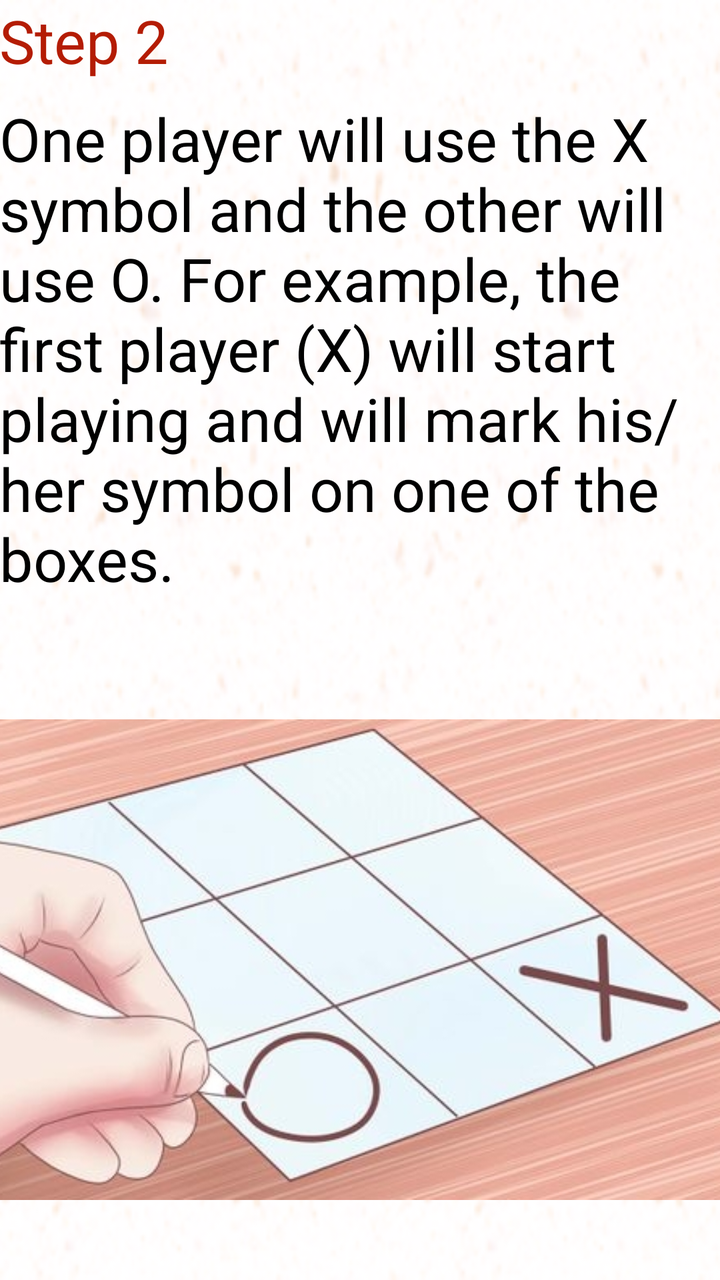
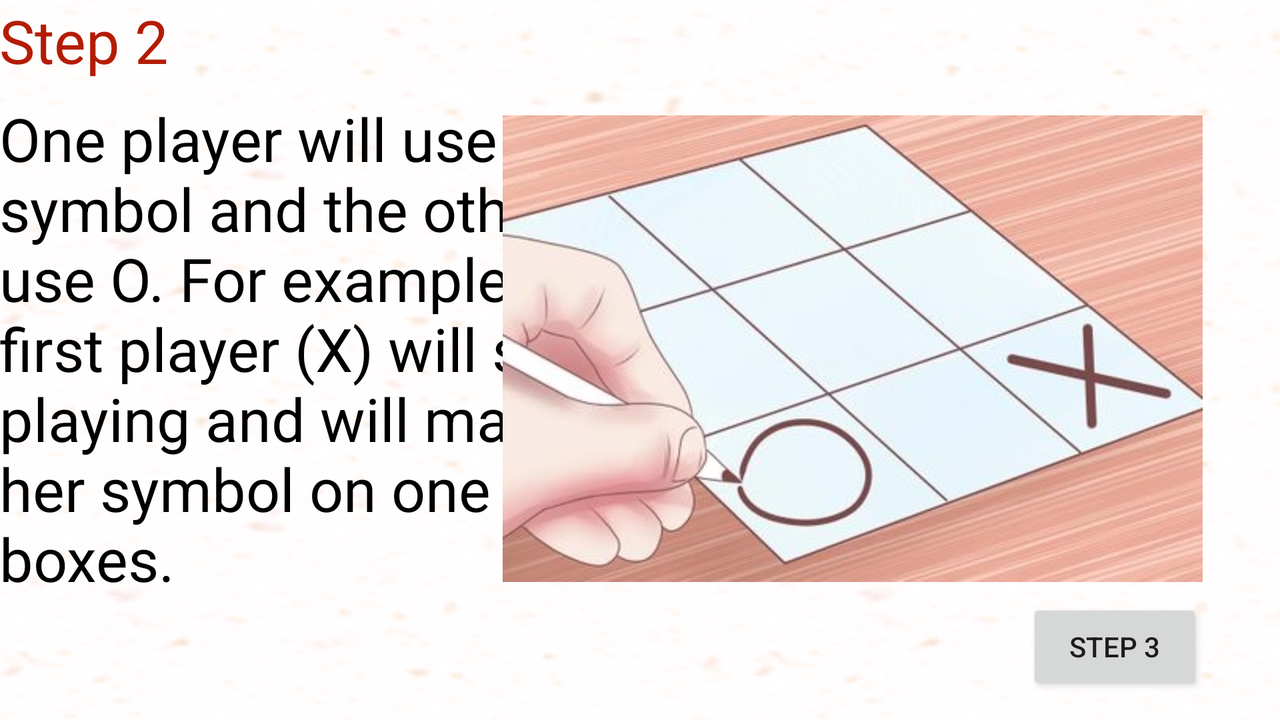

Compare how this app lays out the same screen by default and in its alternative resource folder. The renders come first, then the two layout files and the values they reference.
<!-- AndroidManifest.xml: application theme AppTheme -->
<!-- res/layout/activity_instruction2.xml -->
<?xml version="1.0" encoding="utf-8"?>
<RelativeLayout xmlns:android="http://schemas.android.com/apk/res/android"
    xmlns:app="http://schemas.android.com/apk/res-auto"
    xmlns:tools="http://schemas.android.com/tools"
    android:id="@+id/activity_instruction2"
    android:layout_width="match_parent"
    android:layout_height="match_parent"
    android:paddingBottom="@dimen/activity_vertical_margin"
    android:paddingLeft="@dimen/activity_horizontal_margin"
    android:paddingRight="@dimen/activity_horizontal_margin"
    android:paddingTop="@dimen/activity_vertical_margin"
    tools:context="com.ttt.tictactoegame.instruction2"
    android:background="@drawable/mainbg">


    <TextView
        android:text="@string/step2"
        android:layout_width="wrap_content"
        android:layout_height="wrap_content"
        android:id="@+id/step1ins"
        android:fontFamily="arial"

        android:textColor="#000"
        android:textSize="30sp"
        android:layout_alignTop="@+id/step1"
        android:layout_alignParentStart="true"
        android:layout_marginTop="49dp"
        android:textColorHighlight="#000"/>



    <TextView
        android:text="Step 2"
        android:layout_width="wrap_content"
        android:layout_height="wrap_content"
        android:layout_marginBottom="147dp"
        android:id="@+id/step1"
        android:fontFamily="arial"

        android:textColor="#b41c04"
        android:textSize="30sp"

        android:layout_alignParentStart="true" />

    <ImageView
        android:layout_width="wrap_content"
        android:layout_height="wrap_content"

        android:id="@+id/imgstep1"
        app:srcCompat="@drawable/step2"
        android:layout_below="@+id/step1ins"
        android:layout_marginTop="32dp"
        android:layout_alignParentEnd="true"
        android:layout_alignParentStart="true" />

    <Button
        android:text="step 3"
        android:layout_width="wrap_content"
        android:layout_height="wrap_content"
        android:id="@+id/btnnext"
        android:layout_below="@+id/imgstep1"
        android:layout_alignParentEnd="true"
        android:layout_marginEnd="88dp" />
</RelativeLayout>
<!-- resources referenced by this layout -->
<resources>
  <!-- drawable mainbg: png bitmap (drawable, 107480 bytes) -->
  <!-- drawable step2: png bitmap (drawable, 168062 bytes) -->
  <string name="step2">One player will use the X symbol and the other will use O. For example, the first player (X) will start playing and will mark his/her symbol on one of the boxes.</string>
  <style name="AppTheme" parent="Theme.AppCompat.Light.DarkActionBar">
          
          <item name="colorPrimary">@color/colorPrimary</item>
          <item name="colorPrimaryDark">@color/colorPrimaryDark</item>
          <item name="colorAccent">@color/colorAccent</item>
      </style>
</resources>
<!-- res/layout-land/activity_instruction2.xml (the repository's variant of the layout above) -->
<!-- drawn on the phone turned sideways -->
<?xml version="1.0" encoding="utf-8"?>
<RelativeLayout xmlns:android="http://schemas.android.com/apk/res/android"
    xmlns:app="http://schemas.android.com/apk/res-auto"
    xmlns:tools="http://schemas.android.com/tools"
    android:id="@+id/activity_instruction2"
    android:layout_width="match_parent"
    android:layout_height="match_parent"
    android:paddingBottom="@dimen/activity_vertical_margin"
    android:paddingLeft="@dimen/activity_horizontal_margin"
    android:paddingRight="@dimen/activity_horizontal_margin"
    android:paddingTop="@dimen/activity_vertical_margin"
    tools:context="com.ttt.tictactoegame.instruction2"
    android:background="@drawable/mainbg">


    <TextView
        android:text="@string/step2"
        android:layout_height="wrap_content"
        android:id="@+id/step1ins"
        android:fontFamily="arial"

        android:textColor="#000"
        android:textSize="30sp"
        android:layout_alignTop="@+id/step1"
        android:layout_alignParentStart="true"
        android:layout_marginTop="49dp"
        android:textColorHighlight="#000"
        android:layout_width="350dp" />



    <TextView
        android:text="Step 2"
        android:layout_width="wrap_content"
        android:layout_height="wrap_content"
        android:layout_marginBottom="147dp"
        android:id="@+id/step1"
        android:fontFamily="arial"

        android:textColor="#b41c04"
        android:textSize="30sp"

        android:layout_alignParentStart="true" />

    <Button
        android:text="step 3"
        android:layout_width="wrap_content"
        android:layout_height="wrap_content"
        android:id="@+id/btnnext"
        android:layout_below="@+id/imgstep1"
        android:layout_alignEnd="@+id/imgstep1" />

    <ImageView

        android:id="@+id/imgstep1"
        app:srcCompat="@drawable/step2"
        android:layout_marginEnd="39dp"
        android:layout_height="250dp"
        android:layout_width="350dp"
        android:layout_alignBottom="@+id/step1ins"
        android:layout_alignParentEnd="true" />
</RelativeLayout>
